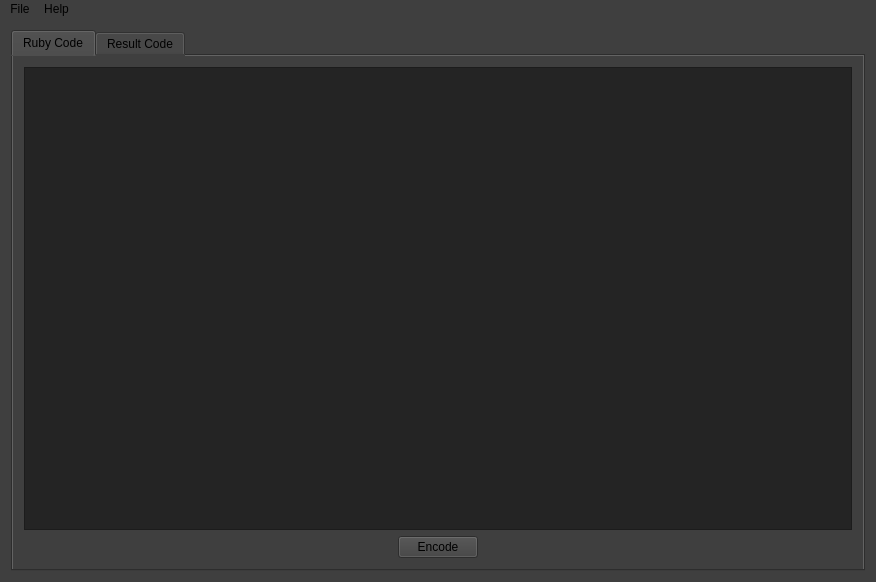
<?xml version="1.0" encoding="UTF-8"?>
<ui version="4.0">
 <class>MainWindow</class>
 <widget class="QMainWindow" name="MainWindow">
  <property name="geometry">
   <rect>
    <x>0</x>
    <y>0</y>
    <width>876</width>
    <height>582</height>
   </rect>
  </property>
  <property name="windowTitle">
   <string>Ruby Encoder</string>
  </property>
  <property name="windowIcon">
   <iconset resource="file.qrc">
    <normaloff>:/file/badge-ruby-operators-stage1.png</normaloff>:/file/badge-ruby-operators-stage1.png</iconset>
  </property>
  <property name="styleSheet">
   <string notr="true">background-color: rgb(63, 63, 63);</string>
  </property>
  <widget class="QWidget" name="centralWidget">
   <layout class="QGridLayout" name="gridLayout_3">
    <item row="0" column="0">
     <widget class="QTabWidget" name="tabWidget">
      <property name="currentIndex">
       <number>0</number>
      </property>
      <widget class="QWidget" name="tab">
       <attribute name="icon">
        <iconset resource="file.qrc">
         <normaloff>:/file/ruby-flat-icn.png</normaloff>:/file/ruby-flat-icn.png</iconset>
       </attribute>
       <attribute name="title">
        <string>Ruby Code</string>
       </attribute>
       <layout class="QGridLayout" name="gridLayout_5">
        <item row="0" column="0">
         <widget class="QTextEdit" name="textEdit">
          <property name="styleSheet">
           <string notr="true">background-color: rgb(36, 36, 36);</string>
          </property>
         </widget>
        </item>
        <item row="1" column="0">
         <layout class="QGridLayout" name="gridLayout_4">
          <item row="0" column="1">
           <widget class="QPushButton" name="pushButton">
            <property name="text">
             <string>Encode</string>
            </property>
           </widget>
          </item>
          <item row="0" column="2">
           <spacer name="horizontalSpacer_2">
            <property name="orientation">
             <enum>Qt::Horizontal</enum>
            </property>
            <property name="sizeHint" stdset="0">
             <size>
              <width>40</width>
              <height>20</height>
             </size>
            </property>
           </spacer>
          </item>
          <item row="0" column="0">
           <spacer name="horizontalSpacer">
            <property name="orientation">
             <enum>Qt::Horizontal</enum>
            </property>
            <property name="sizeHint" stdset="0">
             <size>
              <width>40</width>
              <height>20</height>
             </size>
            </property>
           </spacer>
          </item>
         </layout>
        </item>
       </layout>
      </widget>
      <widget class="QWidget" name="tab_2">
       <attribute name="icon">
        <iconset resource="file.qrc">
         <normaloff>:/file/badge-ruby-operators-stage1.png</normaloff>:/file/badge-ruby-operators-stage1.png</iconset>
       </attribute>
       <attribute name="title">
        <string>Result Code</string>
       </attribute>
       <layout class="QGridLayout" name="gridLayout_6">
        <item row="0" column="0">
         <widget class="QTextEdit" name="textEdit_2">
          <property name="styleSheet">
           <string notr="true">background-color: rgb(36, 36, 36);</string>
          </property>
         </widget>
        </item>
       </layout>
      </widget>
     </widget>
    </item>
   </layout>
  </widget>
  <widget class="QMenuBar" name="menuBar">
   <property name="geometry">
    <rect>
     <x>0</x>
     <y>0</y>
     <width>876</width>
     <height>19</height>
    </rect>
   </property>
   <widget class="QMenu" name="menuHelp">
    <property name="title">
     <string>Help</string>
    </property>
    <addaction name="separator"/>
    <addaction name="actionAbout_2"/>
   </widget>
   <widget class="QMenu" name="menuFile">
    <property name="title">
     <string>File</string>
    </property>
    <addaction name="actionOpen_Ruby_Script"/>
    <addaction name="actionClose"/>
    <addaction name="separator"/>
    <addaction name="actionExit"/>
   </widget>
   <addaction name="menuFile"/>
   <addaction name="menuHelp"/>
  </widget>
  <action name="actionAbout_2">
   <property name="text">
    <string>About</string>
   </property>
  </action>
  <action name="actionOpen_Ruby_Script">
   <property name="icon">
    <iconset resource="file.qrc">
     <normaloff>:/file/ruby-flat-icn.png</normaloff>:/file/ruby-flat-icn.png</iconset>
   </property>
   <property name="text">
    <string>Open Ruby Script</string>
   </property>
   <property name="shortcut">
    <string>Ctrl+O</string>
   </property>
  </action>
  <action name="actionClose">
   <property name="text">
    <string>Close</string>
   </property>
   <property name="shortcut">
    <string>Ctrl+L</string>
   </property>
  </action>
  <action name="actionExit">
   <property name="text">
    <string>Exit</string>
   </property>
   <property name="shortcut">
    <string>Ctrl+Q</string>
   </property>
  </action>
 </widget>
 <layoutdefault spacing="6" margin="11"/>
 <resources>
  <include location="file.qrc"/>
 </resources>
 <connections/>
</ui>
